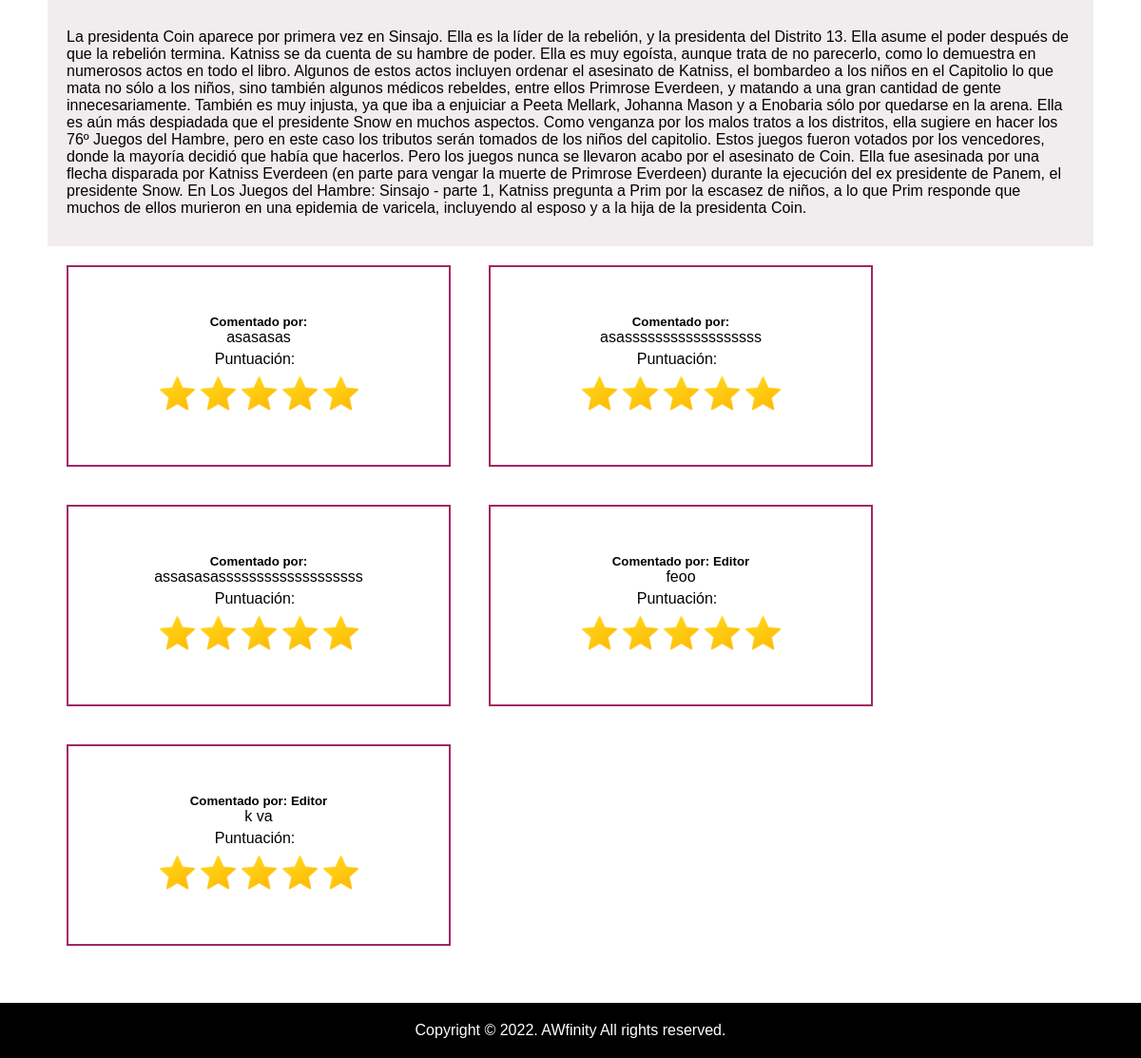
The app's page /blogVista.php?tituloid=31 (lower part), older data.
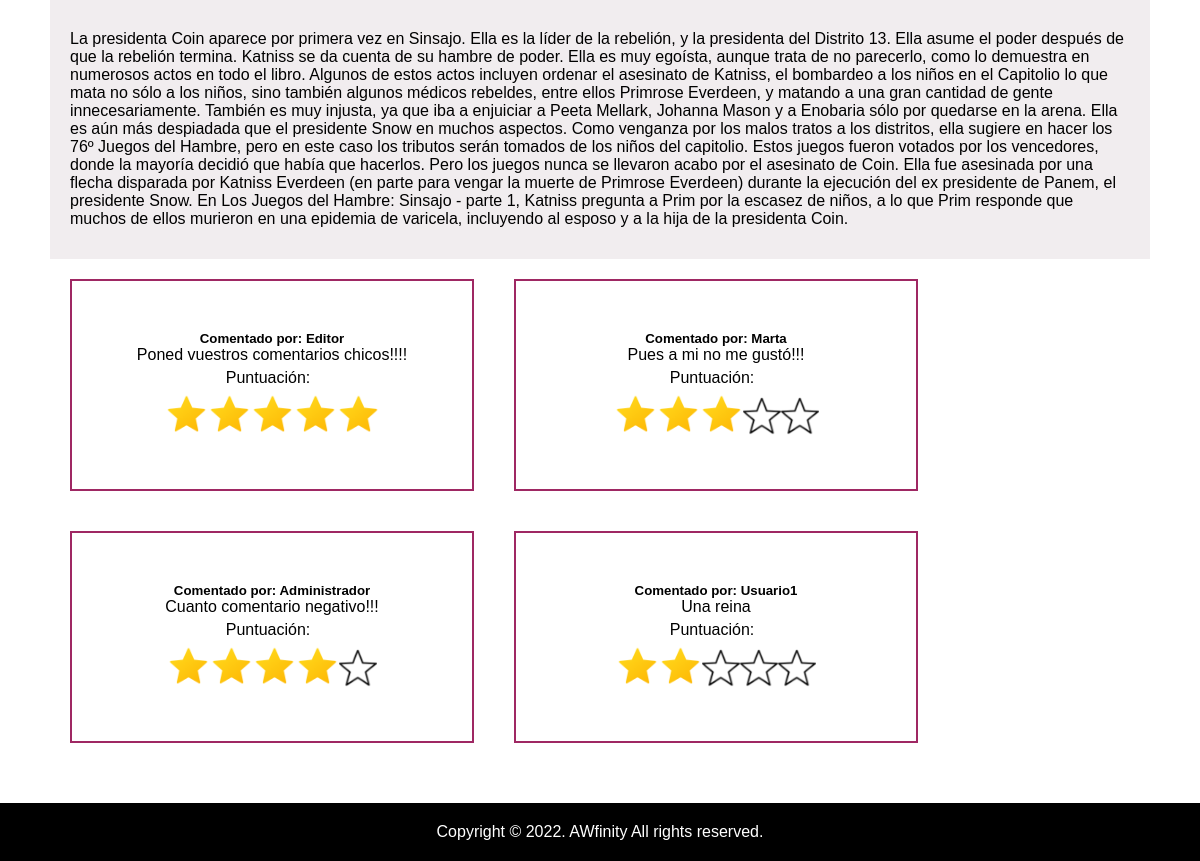
The same page, newer data.
### tables this page shows
CREATE TABLE `valoraciones` (
  `id_valoracion` int(11) NOT NULL,
  `idNoticia` int(11) NOT NULL,
  `idUser` int(11) NOT NULL,
  `contenido` text NOT NULL,
  `puntuacion` int(10) NOT NULL
);

CREATE TABLE `usuarios` (
  `id_user` int(10) NOT NULL,
  `nombreUsuario` varchar(20) NOT NULL,
  `nombre` varchar(20) NOT NULL,
  `apellido` varchar(20) NOT NULL,
  `password` varchar(255) NOT NULL,
  `rol_user` enum('admin','editor','user','') NOT NULL,
  `puntos` int(10) NOT NULL
);

### includes/Valoracion.php (called while the page is built, shortened)
<?php
class Valoracion{
    protected $contenido;
    protected $puntuacion;
	public function __construct($idNoticia, $idUser, $contenido, $puntuacion, $id_valoracion=NULL){
            $this->contenido =  $contenido;
			$this->puntuacion = $puntuacion;
	}
	public function getContenido(){
		return $this->contenido;
	}
	public function getPuntuacion(){
		return $this->puntuacion;
	}
    static public function getComentarios($idnoticia){
        $valoracion = array();
        $conn = Aplicacion::getInstance()->getConexionBd();
        $sql = "SELECT * FROM valoraciones WHERE idNoticia=$idnoticia";
        $consulta = $conn->query($sql);
        if($consulta->num_rows != 0){
            while ($fila = mysqli_fetch_assoc($consulta)){
                $valoracion[] = new Valoracion($fila['idNoticia'],$fila['idUser'],$fila['contenido'],$fila['puntuacion'],$fila['id_valoracion']);
            }
        }
        return $valoracion;
	}
}
?>

### includes/Usuario.php (called while the page is built, shortened)
<?php
class Usuario
{
    private $nombre;
    private function __construct($nombreUsuario, $nombre, $apellido, $password, $rol_user,$puntos, $id = NULL) {
        $this->nombre = $nombre;
    }
    public function getNombre(){
        return $this->nombre;
    }
    public static function buscaPorId($idUsuario){
        $conn = Aplicacion::getInstance()->getConexionBd();
        $query = sprintf("SELECT * FROM usuarios WHERE id_user=%d", $idUsuario);
        $rs = $conn->query($query);
        if ($rs) {
            $fila = $rs->fetch_assoc();
            $user = new Usuario($fila['nombreUsuario'], $fila['nombre'], $fila['apellido'], $fila['password'], $fila['rol_user'],$fila['puntos'],  $fila['id_user']);
            return $user;
        } else {
            error_log("Error BD ({$conn->errno}): {$conn->error}");
        }
        return false;
    }
}
?>

### includes/FormElimValoracion.php (called while the page is built, shortened)
<?php
class FormElimValoracion extends Formulario
{
    private $valoracion;
    public function __construct($valoracion) {
        $this->valoracion=$valoracion;
    }
    protected function generaCamposFormulario(&$datos)
    {
        $user=Usuario::buscaPorId($this->valoracion->getIdUser());
        $htmlErroresGlobales = self::generaListaErroresGlobales($this->errores);
        if(estaLogado() && ($_SESSION['nombreUsuario']===$user->getNombreUsuario()  || $_SESSION['esEditor'])){
            $html = <<<EOF
            <input type="hidden" name="elimcoment" value="{$this->valoracion->getId_valoracion()}" />
            <button type="submit" name="elim">Eliminar comentario</button>
            $htmlErroresGlobales
            EOF;
        }else{
            $html = <<<EOF
            $htmlErroresGlobales
        EOF;
        }
        return $html;
    }
}
?>

### includes/Formulario.php (called while the page is built, shortened)
<?php
abstract class Formulario
{
    protected $formId;
    protected $method;
    protected $action;
    protected $classAtt;
    protected $enctype;
    public function __construct($formId, $opciones = array())
    {
        $this->formId = $formId;
        $opcionesPorDefecto = array('action' => null, 'method' => 'POST', 'class' => null, 'enctype' => null, 'urlRedireccion' => null);
        $opciones = array_merge($opcionesPorDefecto, $opciones);
        $this->action = $opciones['action'];
        $this->method = $opciones['method'];
        $this->classAtt = $opciones['class'];
        $this->enctype  = $opciones['enctype'];
        if (!$this->action) {
            $this->action = htmlspecialchars($_SERVER['REQUEST_URI']);
        }
    }
    public function gestiona()
    {
        $datos = &$_POST;
        if (!$this->formularioEnviado($datos)) {
            return $this->generaFormulario();
        }
    }
    protected function formularioEnviado(&$datos)
    {
        return isset($datos['formId']) && $datos['formId'] == $this->formId;
    }
    protected function generaFormulario(&$datos = array())
    {
        $htmlCamposFormularios = $this->generaCamposFormulario($datos);
        $classAtt = $this->classAtt != null ? "class=\"{$this->classAtt}\"" : '';
        $enctypeAtt = $this->enctype != null ? "enctype=\"{$this->enctype}\"" : '';
        $htmlForm = <<<EOS
        <form method="{$this->method}" action="{$this->action}" id="{$this->formId}" {$classAtt} {$enctypeAtt}>
            <input type="hidden" name="formId" value="{$this->formId}" />
            $htmlCamposFormularios
        </form>
        EOS;
        return $htmlForm;
    }
}

### blogVista.php (the view, shortened to what the changed rows need)
<?php
$contenidoPrincipal = '';
$contenidoPrincipal .=<<<EOS
          <div class="header2">
            <h2>Blog AWfinity</h2>
          </div>
          <div class="menublog">
          <a class="active" href="blog.php">Inicio</a>
          </div>
          <div class="columna">
EOS;
$id_noticia =isset($_GET['tituloid']) ? htmlspecialchars(trim(strip_tags($_GET["tituloid"]))) : 0;
$noticia=Noticia::buscaNoticiaID($id_noticia);
$contenidoPrincipal .=<<<EOS
  <div class="card">
    <h2>{$noticia->getTitulo()}</h2>
    <h5>{$noticia->getSubtitulo()}, {$noticia->getFechaPublicacion()}</h5>
    <div></div>
    <div class="imgBlogBlock">
      <img class="imagNoticias2" src="img/{$noticia->getImagenNombre()}" alt="Imagen">
    </div>
    <div><p> </p></div>
    <p>{$noticia->getContenido()}</p>
EOS;
$contenidoPrincipal .=<<<EOS
  </div>
  </div>
EOS;
$comentarios=Valoracion::getComentarios($id_noticia);
$contenidoPrincipal .="<div class=\"comentarioPanel\">";
$formms=array();
$cont=0;
$FormElimValoracion=array();
foreach($comentarios as $com){
  $id=$com->getIdUser();
  $user=Usuario::buscaPorId($id);
  $formms[$cont]= new FormElimValoracion($com);
  $FormElimValoracion[$cont]=$formms[$cont]->gestiona();
  $contenidoPrincipal .=<<<EOS
  <div class="boxlayComentario">
  <h5>Comentado por:  {$user->getNombre() } </h5>
  <p> {$com->getContenido()} </p>
  <label>Puntuación:</label>
EOS;
$contador=1;
for($i=0; $i<5; $i++){
  if($contador<=$com->getPuntuacion()){
    $contenidoPrincipal.= "<img class=\"imagenNivel1\" src=\"img/estrella1.png\">";
  }
  else{
    $contenidoPrincipal.= "<img class=\"imagenNivel2\" src=\"img/estrella2.png\">";
  }
  $contador++;
}
$contenidoPrincipal.= "{$FormElimValoracion[$cont]}</div>";
$cont++;
}
$contenidoPrincipal .="</div>";
require __DIR__. '/includes/vistas/plantillas/plantilla.php';
?>

Row changes from the older to the newer data that the page shows:
removed valoraciones: contenido "asasasas", puntuacion 12 (drawn)
removed valoraciones: contenido "asassssssssssssssssss", puntuacion 10 (drawn)
removed valoraciones: contenido "assasasasssssssssssssssssss", puntuacion 12 (drawn)
removed valoraciones: idUser.nombre "Editor", contenido "feoo", puntuacion 23 (drawn)
removed valoraciones: idUser.nombre "Editor", contenido "k va", puntuacion 12 (drawn)
added valoraciones: idUser.nombre "Editor", contenido "Poned vuestros comentarios chicos!!!!", puntuacion 5 (drawn)
added valoraciones: idUser.nombre "Marta", contenido "Pues a mi no me gustó!!!", puntuacion 3 (drawn)
added valoraciones: idUser.nombre "Administrador", contenido "Cuanto comentario negativo!!!", puntuacion 4 (drawn)
added valoraciones: idUser.nombre "Usuario1", contenido "Una reina", puntuacion 2 (drawn)
